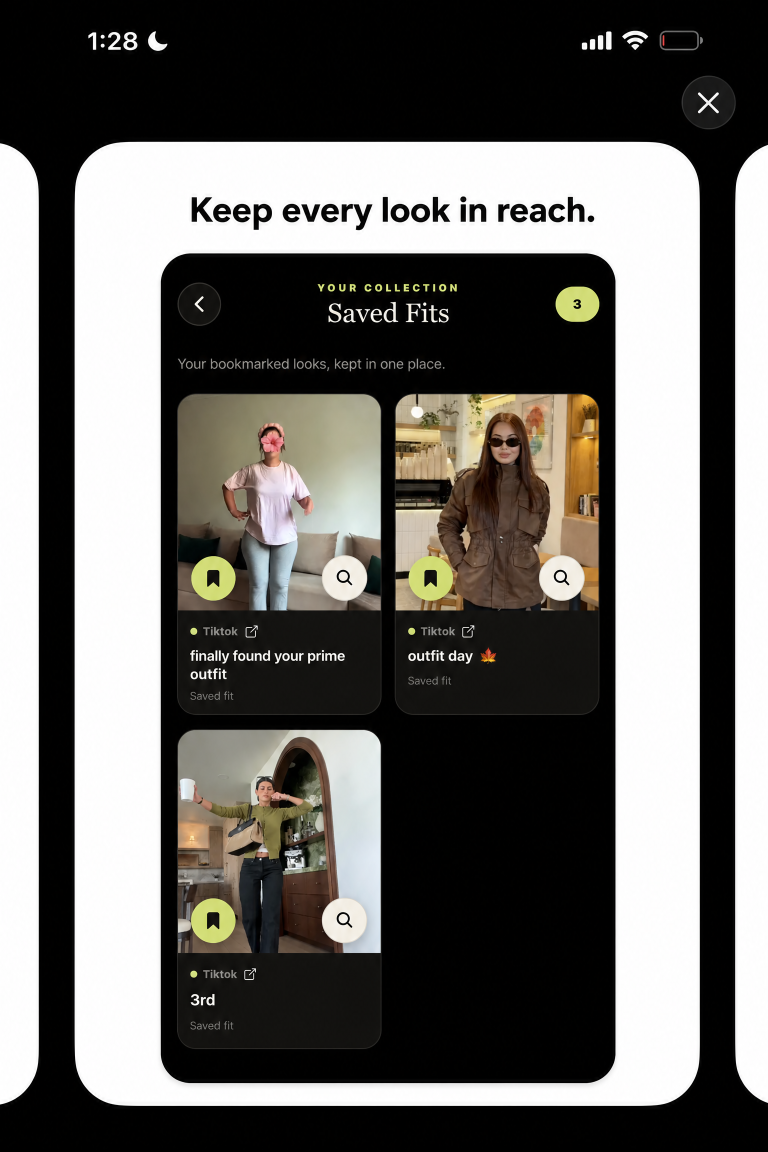
#> input picture docs/app-store/uvel-app-store-carousel-saved-fits.png, 1536 x 2304 px, given in place of uvel-app-store-listing-creative.png, which was not available (shown at 1/2 size)
$ python fit-listing-creative-canvas.py
#> lines starting #> are read from the running program, lines starting #| are printed output that depends on the picture
from pathlib import Path
from PIL import Image

source = Path("/home/ubuntu/uvel/docs/app-store/uvel-app-store-listing-creative.png")
target = Path("/home/ubuntu/uvel/docs/app-store/uvel-app-store-listing-creative-1290x2796.png")
canvas_size = (1290, 2796)

with Image.open(source).convert("RGB") as image:
#> image is the input picture: PIL image 1536x2304 RGB; mean R, G, B 106.8, 105, 101.7
    scale = min(canvas_size[0] / image.width, canvas_size[1] / image.height)
#> scale = 0.84
    resized = image.resize((round(image.width * scale), round(image.height * scale)), Image.Resampling.LANCZOS)
    canvas = Image.new("RGB", canvas_size, "#080805")
    offset = ((canvas.width - resized.width) // 2, (canvas.height - resized.height) // 2)
#> offset = (0, 430)
    canvas.paste(resized, offset)
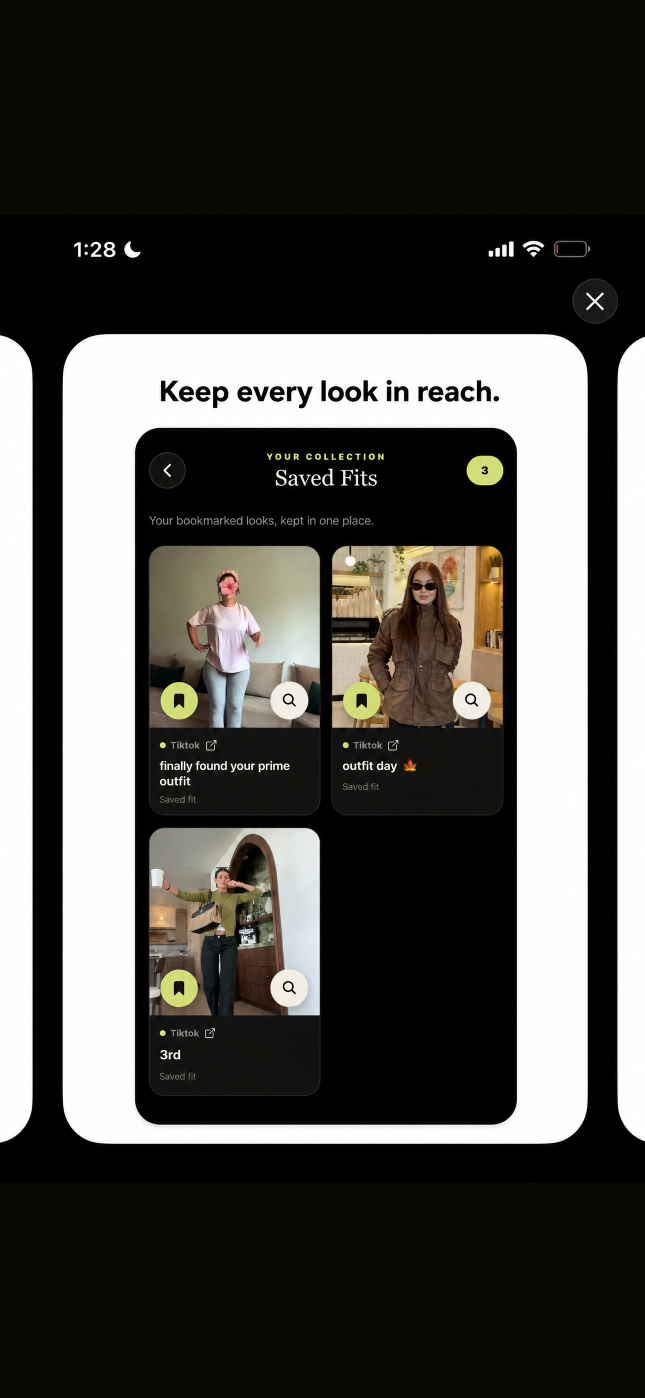
#> canvas: PIL image 1290x2796 RGB (shown at 1/2 size); mean R, G, B 76.4, 75.2, 71.9
    canvas.save(target, format="PNG", optimize=True)
    print(f"saved {target} at {canvas.size[0]}x{canvas.size[1]}")
#| saved /home/ubuntu/uvel/docs/app-store/uvel-app-store-listing-creative-1290x2796.png at 1290x2796

$ run again, on docs/app-store/uvel-app-store-carousel-white.png
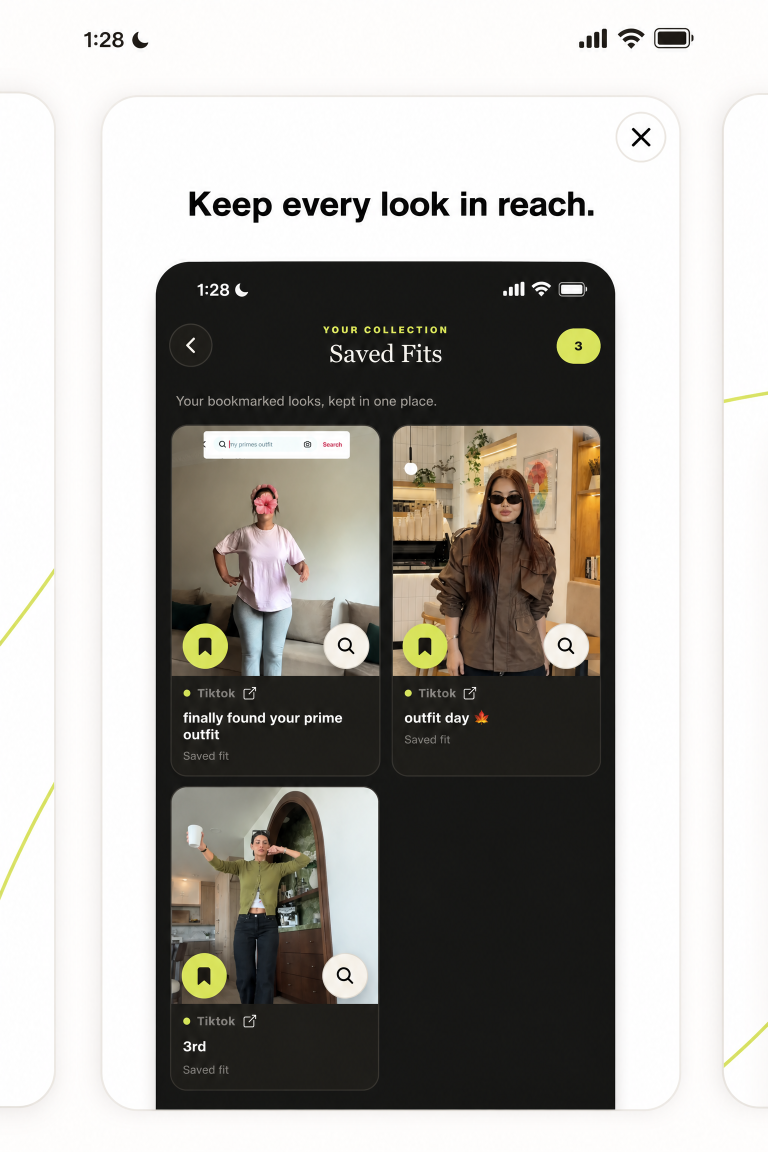
#> input picture docs/app-store/uvel-app-store-carousel-white.png, 1536 x 2304 px, given in place of uvel-app-store-listing-creative.png, which was not available (shown at 1/2 size)
#> image is the input picture: PIL image 1536x2304 RGB; mean R, G, B 172.7, 170.3, 165.8
#> `canvas.paste(resized, offset)`:
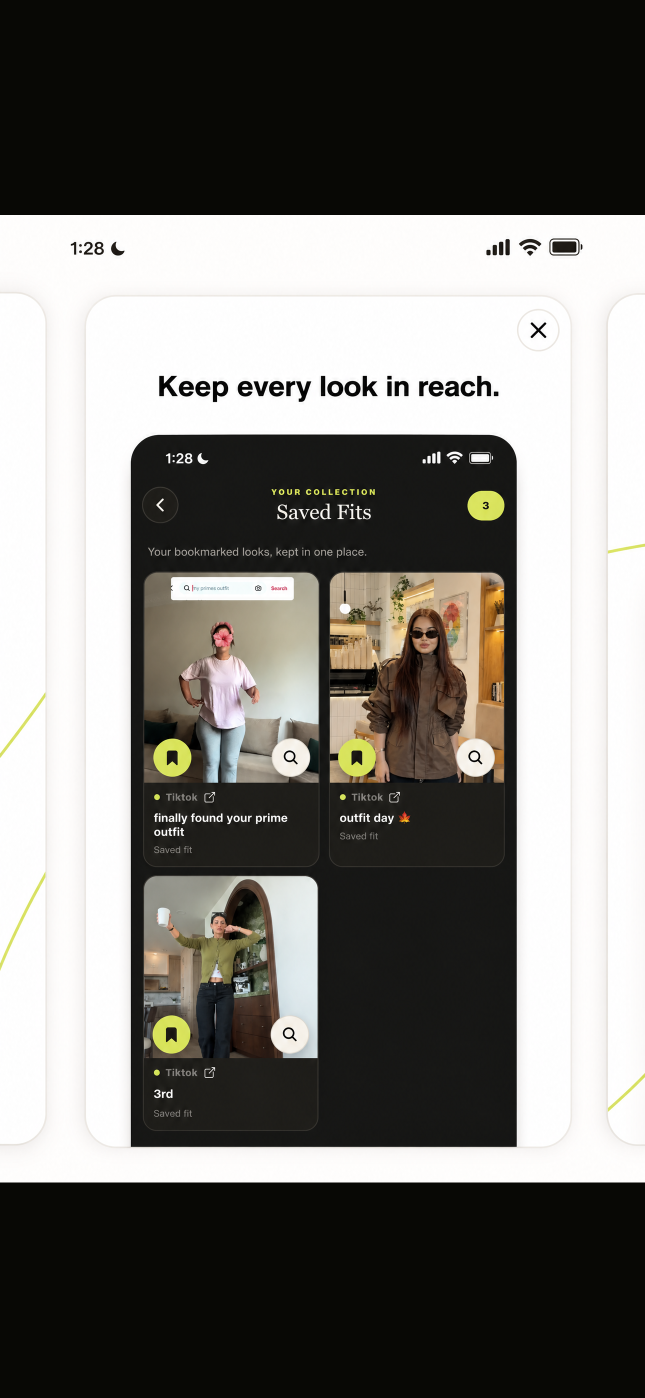
#> canvas: PIL image 1290x2796 RGB (shown at 1/2 size); mean R, G, B 122, 120.3, 116.3
#| saved /home/ubuntu/uvel/docs/app-store/uvel-app-store-listing-creative-1290x2796.png at 1290x2796
